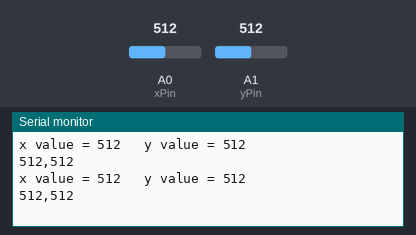
Simulated run of this sketch. Board: Arduino Uno, built with avr-gcc and run on an emulated ATmega328P. Parts: the last lines printed to the serial monitor. The test bench sets the inputs (shaded band); at power-on: A0 (xPin) = 512, A1 (yPin) = 512.

Above: at 2.8 s.
2.9 s: A0 (xPin) set to 716
At 3.8 s:
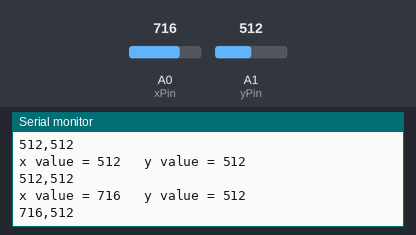
4.4 s: A1 (yPin) set to 716
At 5.7 s:
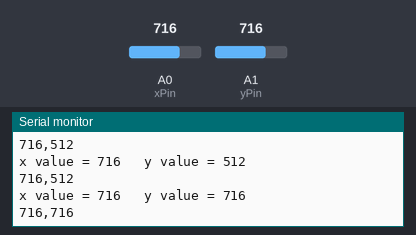
5.9 s: A0 (xPin) set to 900
At 6.6 s:
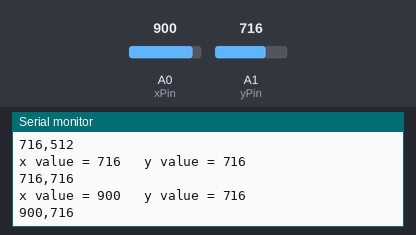
7.4 s: A1 (yPin) set to 900
At 8.8 s:
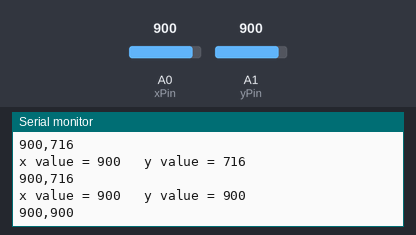
Timing chart, 0 to 9.9 s (numbered marks = the images above; inputs shaded):
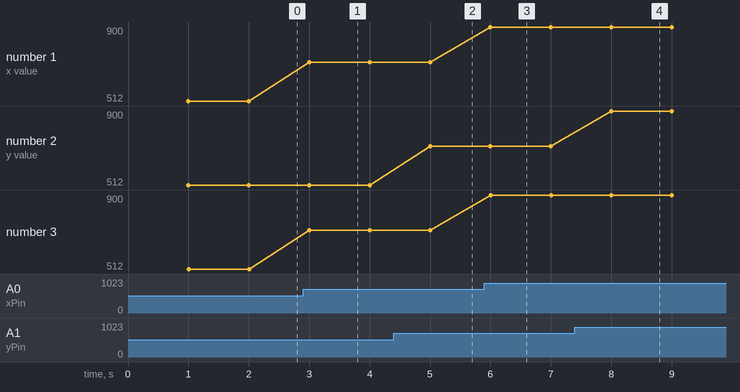

Measured:
- after the input at 2.9 s, the serial monitor: prints a new line after 0.10 s (image 1)
- after the input at 4.4 s, the serial monitor: prints a new line after 0.60 s (image 2)
- after the input at 5.9 s, the serial monitor: prints a new line after 0.10 s (image 3)
- after the input at 7.4 s, the serial monitor: prints a new line after 0.60 s (image 4)
- plotted number 1: 512 → 716 after the input at 2.9 s, 716 → 900 after the input at 5.9 s
- plotted number 3: 512 → 716 after the input at 2.9 s, 716 → 900 after the input at 5.9 s

The sketch:

main.ino
```cpp
#include <SoftwareSerial.h>

const byte xPin = A0;
const byte yPin = A1;

SoftwareSerial ss(4, 7);

void setup()
{
   Serial.begin(115200);
   ss.begin(38400);
}

void loop()
{
   static unsigned long timer = 0;
   unsigned long interval = 1000;
   if (millis() - timer >= interval)
   {
      timer = millis();
      int xValue = analogRead(xPin);
      int yValue = analogRead(yPin);
      Serial.print("x value = ");
      Serial.print(xValue);
      Serial.print("   y value = ");
      Serial.println(yValue);
      char buffer[15];
      snprintf(buffer, 14, "%d,%d", xValue, yValue);
      Serial.println(buffer);
      ss.println(buffer);
   }
}
```
